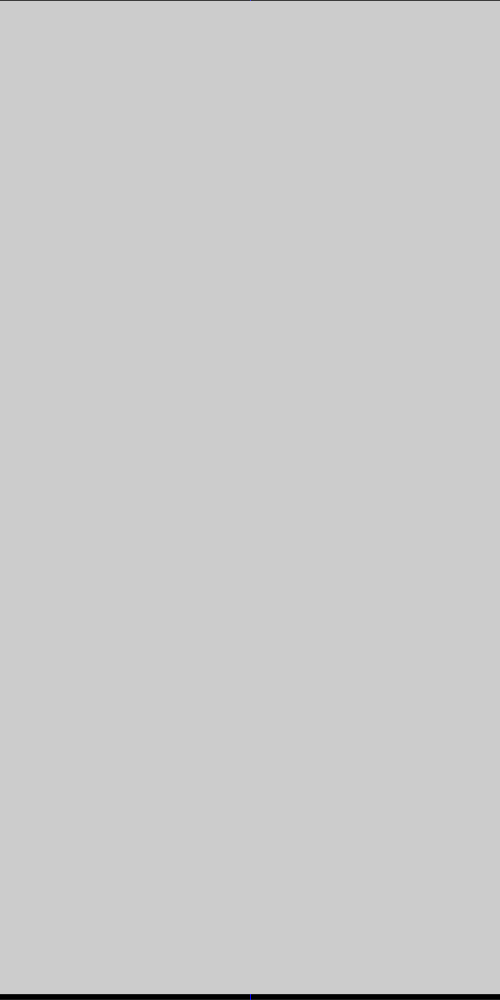
Frame 1 (no input)
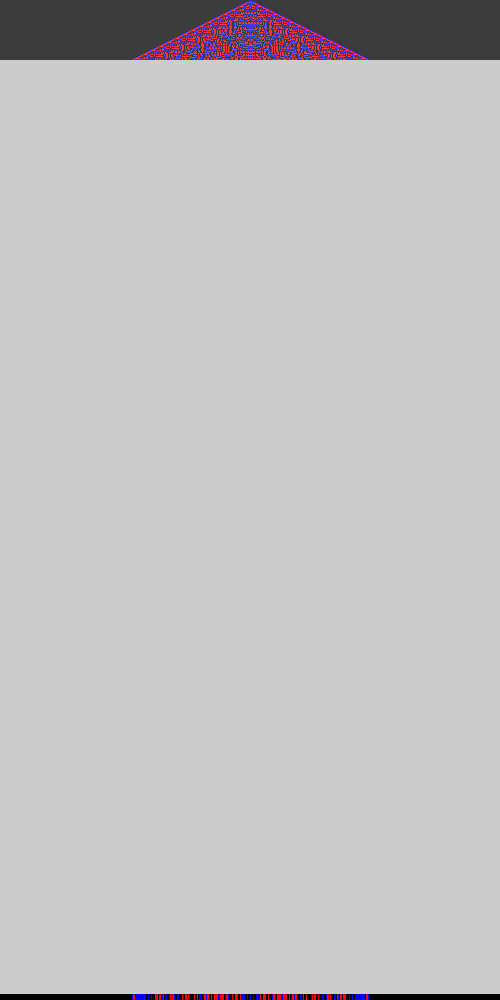
Frame 60 (the mouse pressed at the canvas centre just before this capture)
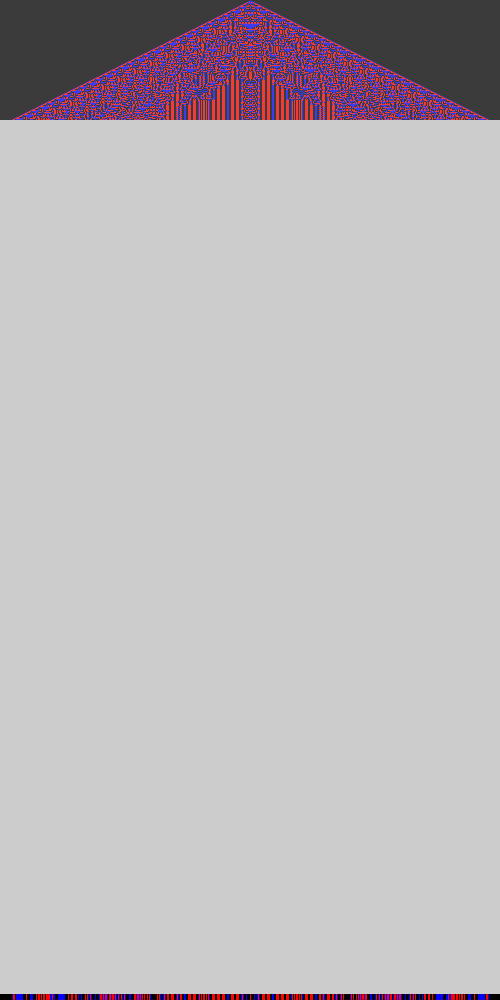
Frame 120 (the mouse held since frame 60 and released just before this capture)

The Processing sketch that drew these frames (run headless with seeded random() and noise(); from frame 60 on, the mouse is pressed at the canvas centre):

// Processing sketch: automat_wzrost1D_7c
// ── automat_wzrost1D_7c.pde
//Jednowymiarowy, DETERMINISTYCZNY automat komórkowy - reguła "ZSUMUJ Z SĄSIADAMI I WEŹ MODULO". Kroki MC
//Zasiewanie tablicy na początku z zadaną gęstością lub pojedynczą komórką
//////////////////////////////////////////////////////////////////////////////////////////////////////////////////
float IDens=0.0;//Początkowa gęstość w tablicy
int WorldSize=500;//Ile chcemy elementów w linii?
int[] WorldOld=new int[WorldSize];//Tworzenie tablic - w Processingu zawsze za pomocą alokacji
int[] WorldNew=new int[WorldSize];

void setup()
{
size(500,1000);    //Okno bardziej pionowe niż poziome 

if(IDens>0)
{
 for(int i=0;i<WorldOld.length;i++) //Zasiewanie tablicy
  if(random(1.0)<IDens)
    WorldOld[i]=1;
}
else
{
  WorldOld[WorldSize/2]=1;
}

frameRate(100);
}


int t=0;
void draw()
{
  if(t>994) return; //Nic już nie ma do narysowania 
  
  for(int i=0;i<WorldOld.length;i++)//Wizualizacja czyli "rysowanie na ekranie" 
  {
    switch(WorldOld[i]){ //Instrukcja wyboru pozwala nam wybrać dowolny kolor w zależności od liczby w konmórce
    case 2:stroke(255,0,0);break;
    case 1:stroke(0,0,255);break;
    case 0:stroke(0,0,0);break;
    default: stroke(255,255,0);//To się pojawiac nie powinno
    break;
    }
    point(i,t);
    line(i,999,i,994);//Odbicie aktualnego stanu na dole
  }
  
  for(int i=0;i<WorldOld.length;i++)//Zmiana stanu automatu
  {
       //Reguła -  "nie lubię mieć za dużo sąsiadów"
       //Zamiast ignorować brzegi można zrobić liczenie indeksów sąsiadów z zawijaniem dzięki reszcie z dzielenia
       int right = (i+1) % WorldSize;      
       int morer = (i+2) % WorldSize;     
       int left  = (WorldSize+i-1) % WorldSize;
       int morel = (WorldSize+i-2) % WorldSize;
       int ileich= 0;//Ile żywych sąsiadów?
       
       if(WorldOld[left]>0) //Nie jest zerem czyli jest "żywy"
         ileich++;
       
       if(WorldOld[right]>0) //Nie jest zerem czyli jest "żywy"
         ileich++;
        
       if(WorldOld[morel]>0) //Nie jest zerem czyli jest "żywy"
         ileich++;
       
       if(WorldOld[morer]>0) //Nie jest zerem czyli jest "żywy"
         ileich++; 
         
       //Jeśli wliczamy stan komórki i-tej
       //if(WorldOld[i]>0) ileich++; //Czy sam nie jest zerem czyli jest "żywy"
             
        WorldNew[i]=ileich % 3;  //Reguła MODULO
      
      // POPRZEDNIA REGUŁA    
      // if(ileich==1) WorldNew[i]=1;else WorldNew[i]=0;//Tylko posiadanie jednego sąsiada jest poprawne
                                                        // więc umiera z samotności albo z tłoku
   }
   
   //Zamiana tablic
   int[] WorldTmp=WorldOld;
   WorldOld=WorldNew;
   WorldNew=WorldTmp;
   
   t++;//Kolejne pokolenie/krok/rok
}
